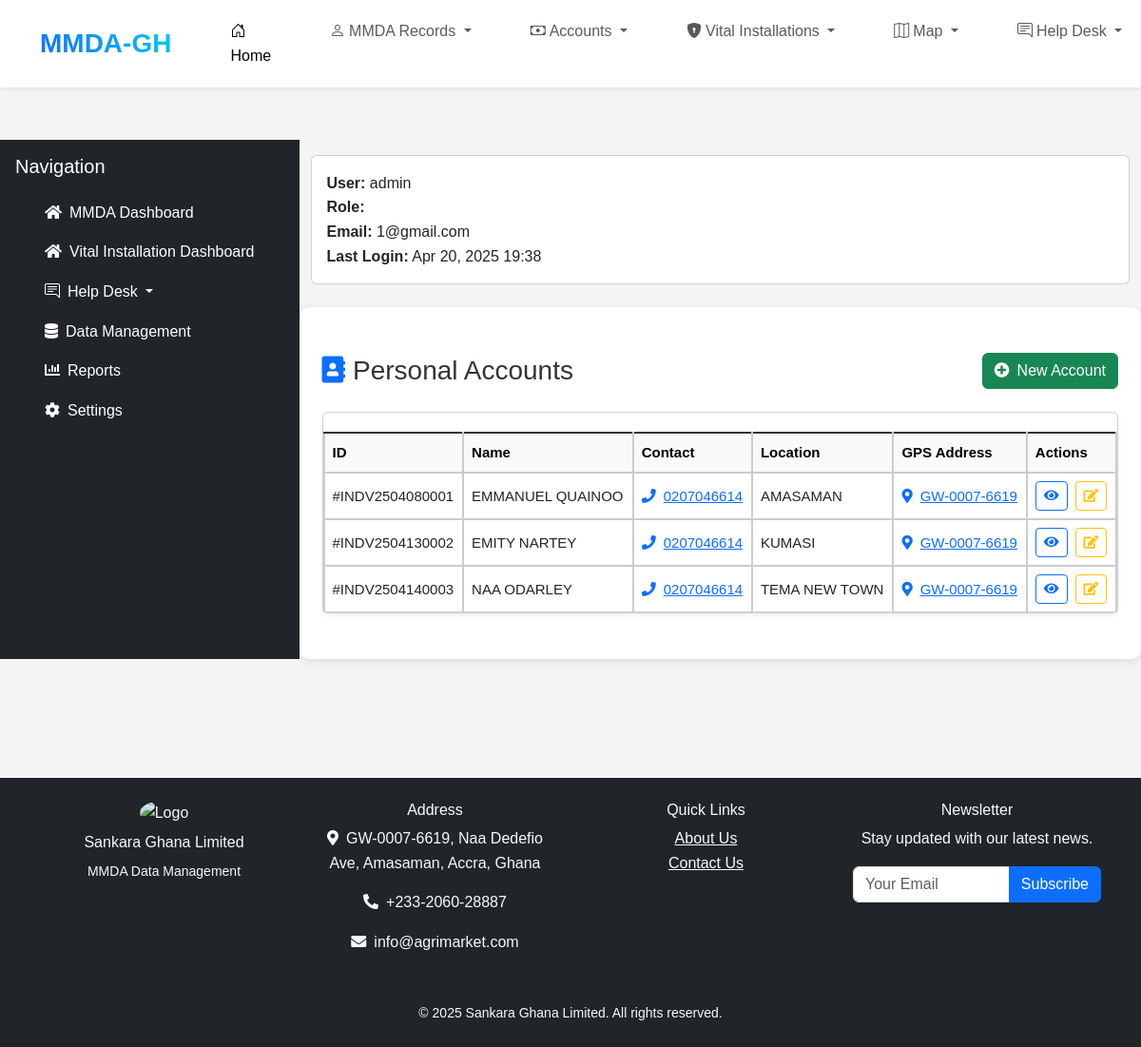
/accounts/ (signed in), run on the app's committed database.
### accounts/models.py (models this page shows, shortened)
class DataCapture(models.Model):
    serial_number = models.CharField(max_length=20, unique=True, editable=False)
    category = models.CharField(max_length=10, default="INDV",editable=False)
    date_created = models.DateTimeField(auto_now_add=True)
    date_updated = models.DateTimeField(auto_now=True)
    region = models.ForeignKey(Region, on_delete=models.CASCADE)  # Add Region ForeignKey
    mmda = models.ForeignKey(MMDA, on_delete=models.CASCADE)  # Add Region ForeignKey
    ghana_card = models.CharField(
        max_length=20,
        unique=True,
        validators=[
            RegexValidator(
                regex=r'^GHA-\d{10}-\d*$',  # Matches the Ghana Card format
                message="Ghana Card should follow the format: GHA-XXXXXXXXXX-X where X is optional."
            )
        ]
    )
    first_name = models.CharField(max_length=50)
    surname = models.CharField(max_length=50)
    contact_1 = PhoneNumberField()
    first_name = models.CharField(max_length=50)
    surname = models.CharField(max_length=50)
    gender = models.CharField(max_length=10, choices=GENDER_CHOICES)
    date_of_birth = models.DateField()
    contact_1 = models.CharField(max_length=20)  # Adjusted length for phone numbers
    contact_2 = models.CharField(max_length=10, blank=True, null=True)  # Adjusted length
    home_town = models.CharField(max_length=50)
    home_region = models.CharField(max_length=50, choices=REGION_CHOICES)
    language = models.CharField(max_length=50, choices=LANGUAGE_CHOICES)
    spouse_name = models.CharField(max_length=100)
    spouse_contact = models.CharField(max_length=10)
    neighbor_emergency_name = models.CharField(max_length=100)
    neighbor_emergency_contact = models.CharField(max_length=10)
    religion = models.CharField(max_length=50, choices=RELIGION_CHOICES)
    email= models.CharField(max_length=30)
    rooms = models.IntegerField(default=1)
    occupation = models.CharField(max_length=50)
    name_of_place_of_work = models.CharField(max_length=50)
    location_of_place_work= models.CharField(max_length=50)
    work_place_contact=models.CharField(max_length=10)
    nature_ownership = models.CharField(max_length=100, choices=NATURE_CHOICES)
    house_number = models.CharField(max_length=50)
    location = models.CharField(max_length=100)
    street_name = models.CharField(max_length=100)
    area_name = models.CharField(max_length=100)
    area_zone = models.CharField(max_length=100, choices=AREA_ZONE_CHOICES)
    gps_address = models.CharField(max_length=100)
    latitude = models.FloatField(validators=[MinValueValidator(-90.0), MaxValueValidator(90.0)])
    longitude = models.FloatField(validators=[MinValueValidator(-180.0), MaxValueValidator(180.0)])
    electricity = models.BooleanField(default=False)
    gwcpl_supply = models.BooleanField(default=False)
    nearest_landmark = models.CharField(max_length=100)
    criminal_activities_1 = models.CharField(max_length=50, choices=CRIMINAL_CHOICES)
    criminal_activities_2 = models.CharField(max_length=50, choices=CRIMINAL_CHOICES)
    criminal_activities_3 = models.CharField(max_length=50, choices=CRIMINAL_CHOICES)
    network_connectivity = models.CharField(max_length=20, choices=NETWORK_CHOICES)
    road_network = models.CharField(max_length=20, choices=ROAD_CHOICES)
    history = HistoricalRecords()
    profile_picture = models.ImageField(upload_to='profile_pictures/', blank=True, null=True)
    class Meta:
        verbose_name = "Data Capture"
        verbose_name_plural = "Data Captures"
        ordering = ['date_created']  # Optional: Order by creation date

### accounts/views.py (the view)
# urls.py: path('accounts/', views.account_list, name='account_list'),
@login_required
def account_list(request):
    user = request.user
    if not user.is_superuser:
        user_assignment = UserAssignment.objects.filter(user=user).first()
        if not user_assignment:
            return HttpResponseForbidden("You do not have an assigned region.")
        accounts = DataCapture.objects.filter(region=user_assignment.region)
    else:
        accounts = DataCapture.objects.all()  # Superusers see all data
    return render(request, 'account_list.html', {'accounts': accounts})

### accounts/models.py (called while the page is built)
    def __str__(self):
        return f"{self.name} ({self.region.name})"

### accounts/templates/account_list.html (shortened to what this page needs)
{% extends 'base.html' %}
{% load static %}
{% load crispy_forms_tags %}
{% block content %}
<div class="container py-4">
    <div class="d-flex justify-content-between align-items-center mb-4">
        <h1 class="h3 mb-0">
            <i class="fas fa-address-book text-primary me-2"></i>Personal Accounts
        </h1>
        <a href="{% url 'create_account' %}" class="btn btn-success">
            <i class="fas fa-plus-circle me-2"></i>New Account
        </a>
    </div>
    <div class="card shadow-sm">
        <div class="card-body p-0">
            <div class="table-responsive">
                <table class="table table-hover align-middle mb-0">
                    <thead class="table-light">
                        <tr>
                            <th>ID</th>
                            <th>Name</th>
                            <th>Contact</th>
                            <th>Location</th>
                            <th>GPS Address</th>
                            <th>Actions</th>
                        </tr>
                    </thead>
                    <tbody>
                        {% for account in accounts %}
                        <tr>
                            <td>#{{ account.serial_number }}</td>
                            <td>{{ account.first_name }} {{ account.surname }}</td>
                            <td>
                                <a href="tel:{{ account.contact_1 }}" class="text-nowrap">
                                    <i class="fas fa-phone me-2"></i>{{ account.contact_1 }}
                                </a>
                            </td>
                            <td>{{ account.location }}</td>
                            <td>
                                {% if account.gps_address %}
                                <a href="https://www.ghanapostgps.com/map/?q={{ account.gps_address }}" target="_blank" class="text-nowrap">
                                    <i class="fas fa-map-marker-alt me-2"></i>{{ account.gps_address|truncatechars:20 }}
                                </a>
                                {% else %}
                                <span class="text-muted">N/A</span>
                                {% endif %}
                            </td>
                            <td>
                                <div class="d-flex gap-2">
                                    <button class="btn btn-sm btn-outline-primary" data-bs-toggle="modal" data-bs-target="#modal{{ account.pk }}">
                                        <i class="fas fa-eye"></i>
                                    </button>
                                    <a href="{% url 'account_detail' account.pk %}" class="btn btn-sm btn-outline-warning">
                                        <i class="fas fa-edit"></i>
                                    </a>
                                </div>
                            </td>
                        </tr>
                        {% endfor %}
                    </tbody>
                </table>
            </div>
        </div>
    </div>
</div>
{% endblock %}

### accounts/templates/base.html (shortened to what this page needs)
{% load static %}
<!DOCTYPE html>
<html lang="en">
<head>
    <link href="https://cdn.jsdelivr.net/npm/bootstrap@5.3.0/dist/css/bootstrap.min.css" rel="stylesheet">
    <link rel="stylesheet" href="https://cdnjs.cloudflare.com/ajax/libs/font-awesome/6.0.0-beta3/css/all.min.css">
    <link rel="stylesheet" href="https://cdn.jsdelivr.net/npm/bootstrap-icons@1.8.1/font/bootstrap-icons.css">
    <link rel="stylesheet" href="https://cdnjs.cloudflare.com/ajax/libs/font-awesome/5.15.4/css/all.min.css">
    <link rel="stylesheet" href="{% static 'css/styles.css' %}">
</head>
<body>
    {% include 'navbar.html' %}
<br><br><br>
    <div class="main-wrapper d-flex">
<br><br>
        <nav id="sidebar" class="sidebar bg-dark text-white p-3">
            <div class="sidebar-header d-flex justify-content-between align-items-center">
                <h5 class="text-center mb-0">Navigation</h5>
            </div>
            <ul class="nav flex-column mt-3">
                <li class="nav-item">
                    <a href="#" class="nav-link text-white">
                        <i class="fas fa-home me-2"></i>MMDA Dashboard
                    </a>
                </li>
                <li class="nav-item">
                    <a href="#" class="nav-link text-white">
                        <i class="fas fa-home me-2"></i>Vital Installation Dashboard
                    </a>
                </li>
                <li class="nav-item dropdown">
                    <a class="nav-link text-white dropdown-toggle px-3 rounded-3" href="#" role="button" data-bs-toggle="dropdown">
                        <i class="bi bi-chat-right-text me-2"></i>Help Desk
                    </a>
                </li>
                <li class="nav-item">
                    <a href="#" class="nav-link text-white">
                        <i class="fas fa-database me-2"></i>Data Management
                    </a>
                </li>
                <li class="nav-item">
                    <a href="#" class="nav-link text-white">
                        <i class="fas fa-chart-bar me-2"></i>Reports
                    </a>
                </li>
                <li class="nav-item">
                    <a href="#" class="nav-link text-white">
                        <i class="fas fa-cog me-2"></i>Settings
                    </a>
                </li>
            </ul>
        </nav>
        <div class="flex-grow-1">
            <div class="container mt-3">
                <div class="card mb-4">
                    <div class="card-body">
                        <ul class="list-unstyled mb-0">
                            <li><strong>User:</strong> {{ request.user }}</li>
                            <li><strong>Role:</strong> {{ request.user.role }}</li>
                            <li><strong>Email:</strong> {{ request.user.email }}</li>
                            <li><strong>Last Login:</strong> {{ request.user.last_login|date:"M d, Y H:i" }}</li>
                        </ul>
                    </div>
                </div>
            </div>
            <main class="container py-4">
                {% block content %}{% endblock %}
            </main>
                </div>
                    </div>
                    <br><br><br>
            <footer class="bg-dark text-light py-4 mt-5">
                <div class="container">
                    <div class="row">
                        <div class="col-md-3 mb-3 text-center">
                            <img src="{% static 'assets/gat.jpg' %}" alt="Logo"
                                 class="img-fluid rounded-circle mb-2" style="width: 75px;">
                            <h6>Sankara Ghana Limited</h6>
                            <small>MMDA Data Management</small>
                        </div>
                        <div class="col-md-3 mb-3">
                            <h6>Address</h6>
                            <p><i class="fas fa-map-marker-alt me-2"></i>GW-0007-6619, Naa Dedefio Ave, Amasaman, Accra, Ghana</p>
                            <p><i class="fas fa-phone-alt me-2"></i>+233-2060-28887</p>
                            <p><i class="fas fa-envelope me-2"></i>info@agrimarket.com</p>
                        </div>
                        <div class="col-md-3 mb-3">
                            <h6>Quick Links</h6>
                            <a href="{% url 'about' %}" class="text-light d-block">About Us</a>
                            <a href="{% url 'contact' %}" class="text-light d-block">Contact Us</a>
                        </div>
                        <div class="col-md-3 mb-3">
                            <h6>Newsletter</h6>
                            <p>Stay updated with our latest news.</p>
                            <div class="input-group">
                                <input type="email" class="form-control" placeholder="Your Email">
                                <button class="btn btn-primary">Subscribe</button>
                            </div>
                        </div>
                    </div>
                    <div class="text-center mt-3">
                        <small>&copy; {% now "Y" %} Sankara Ghana Limited. All rights reserved.</small>
                    </div>
                </div>
            </footer>
</body>
</html>

### static/css/styles.css (style rules this page uses)
* { margin: 0; padding: 0; box-sizing: border-box; }
body { overflow-x: hidden; font-family: Arial, sans-serif; line-height: 1.6; background-color: #f4f4f4; color: #333; margin: 0; padding: 0; padding-top: 56px; }
nav { margin: 0; }
main { padding: 20px; max-width: 700px; margin: auto; background: #ffffff; border-radius: 10px; box-shadow: 0 2px 10px rgba(0, 0, 0, 0.1); }
table { font-size: 15px; width: 100%; border-collapse: collapse; margin: 20px 0; }
table th, table td { padding: 10px; text-align: left; border: 1px solid #ddd; white-space: normal; }
table th, table td { border-width: 2px; border-color: #ccc; }
table th { background: #35424a; color: #ffffff; border-top: 2px solid #333; border-bottom: 2px solid #333; }
button { background: #35424a; color: #ffffff; border: none; padding: 10px 15px; border-radius: 5px; cursor: pointer; transition: background 0.3s; }
footer { text-align: center; padding: 20px 0; background: #35424a; color: #ffffff; position: relative; bottom: 0; width: 100%; }
@media (min-width: 768px) { body { padding-top: 70px; } }
@media (min-width: 768px) { main { max-width: 900px; } }
.text-center { text-align: center; }
.mb-4 { margin-bottom: 1.5rem; }

### data on the page
DataCapture: serial_number "INDV2504080001", first_name "EMMANUEL", surname "QUAINOO", contact_1 "0207046614", location "AMASAMAN", gps_address "GW-0007-6619"
DataCapture: serial_number "INDV2504130002", first_name "EMITY", surname "NARTEY", contact_1 "0207046614", location "KUMASI", gps_address "GW-0007-6619"
DataCapture: serial_number "INDV2504140003", first_name "NAA", surname "ODARLEY", contact_1 "0207046614", location "TEMA NEW TOWN", gps_address "GW-0007-6619"

### other printed values
{{ request.user }} "admin"
{{ request.user.email }} "1@gmail.com"
{{ request.user.last_login|date:"M d, Y H:i" }} "Apr 20, 2025 19:38"
